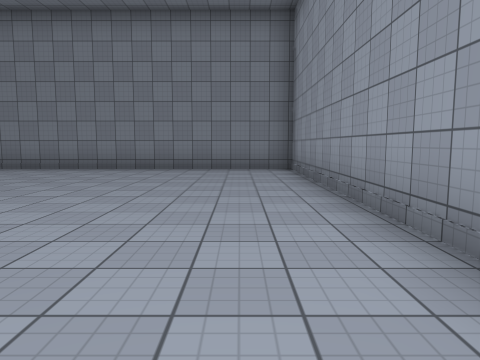
view 1 (above)

19 first-person views from a walk through a scene from a Unity 3-D project. The camera is 1.3 m above the floor, tilts 6° down and sees 70° across. The floor is counted in squares, 2 m on a side. Each view is taken from the middle of a square. On the plan, view 1 faces up. The plan holds only what a view shows up to about 10 squares ahead; the rest is blank. Some animated figures are left out. Surface patterns are stand-ins for the level's own textures.

view 2
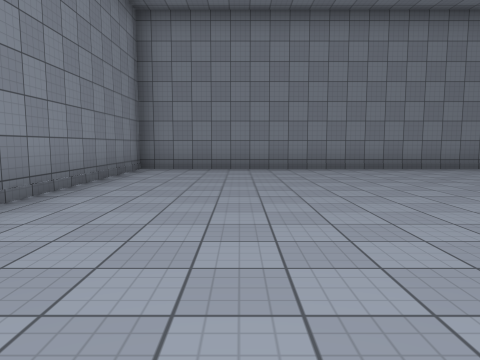

view 3
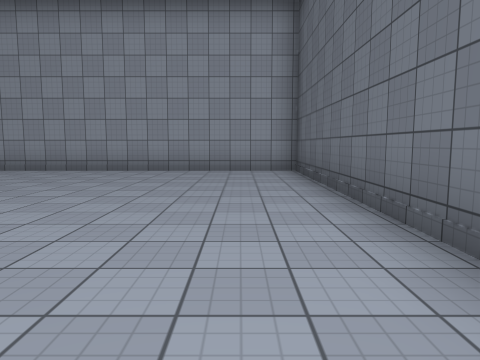

view 4
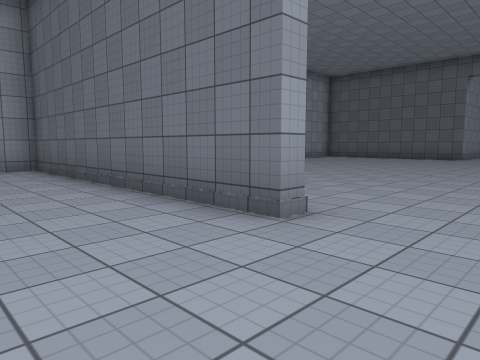

view 5
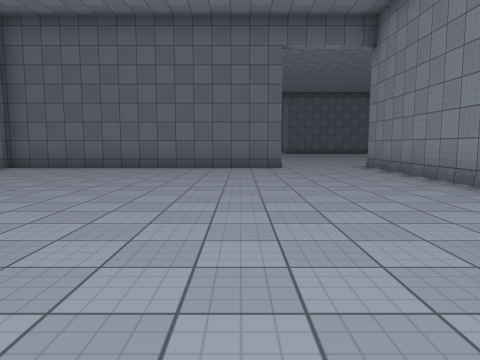

view 6
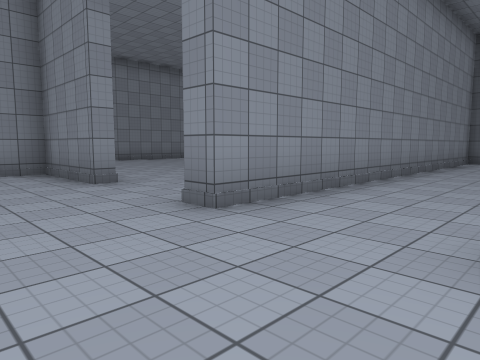

view 7
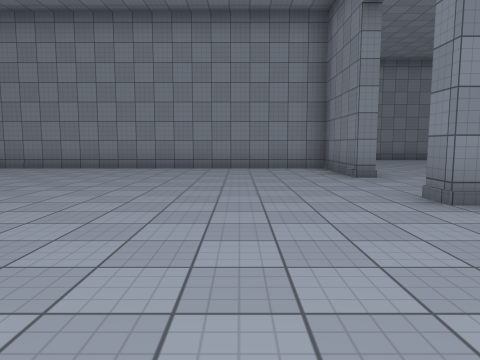

view 8
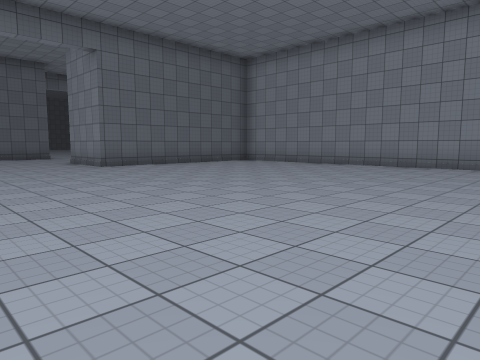

view 9
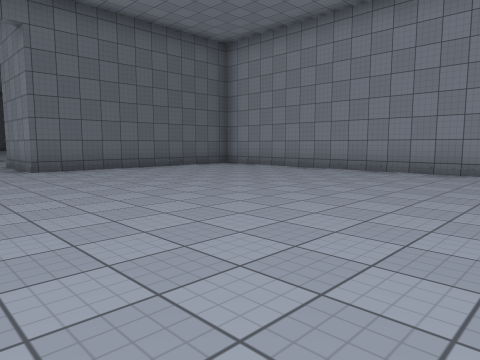

view 10
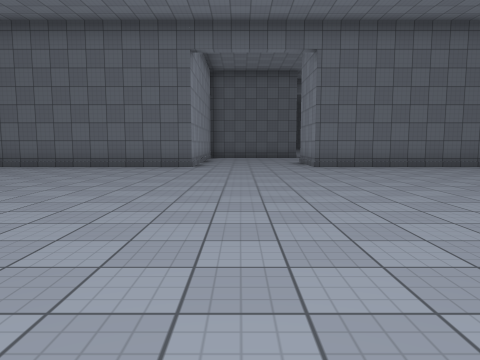

view 11
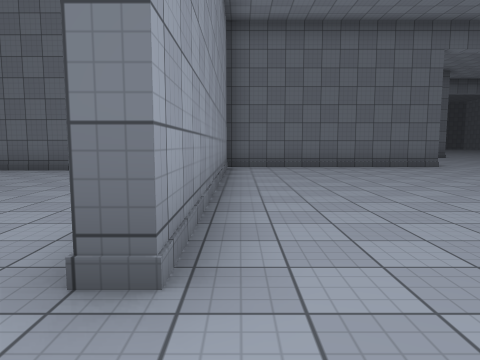

view 12
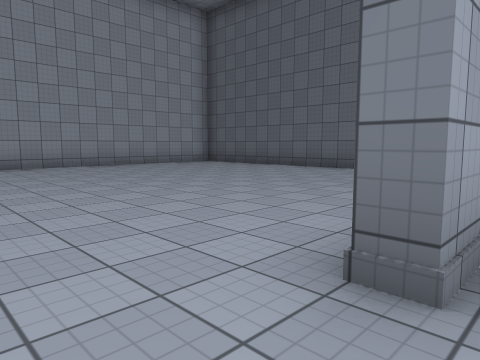

view 13
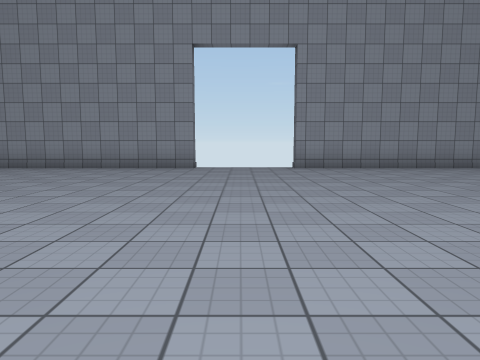

view 14
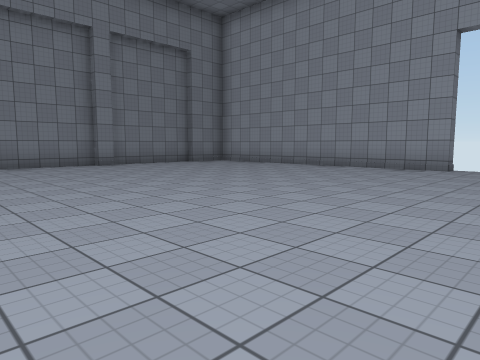

view 15
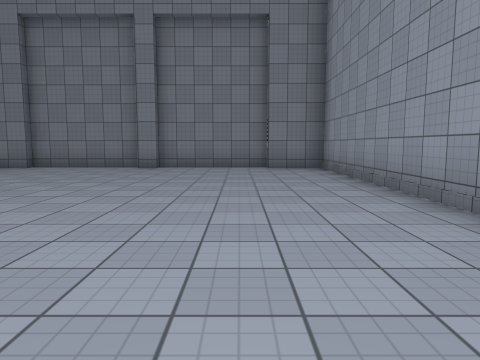

view 16
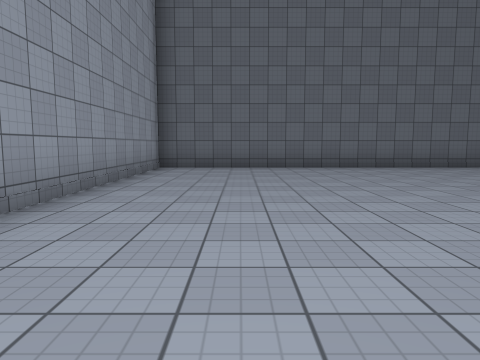

view 17
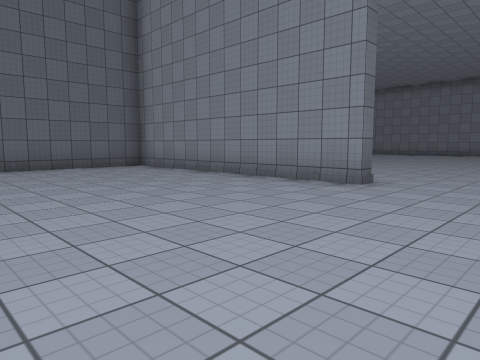

view 18
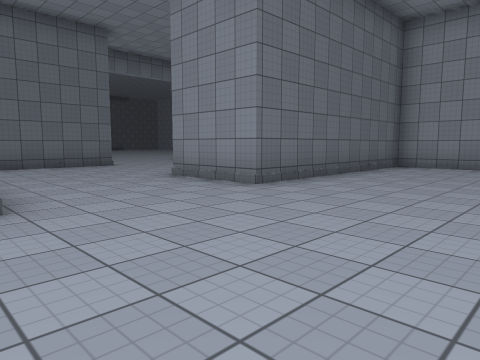

view 19
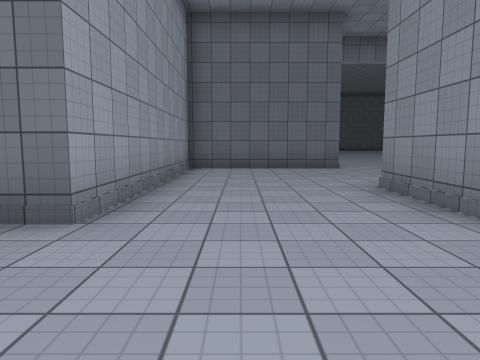

### Floor plan
Points are (right, up) in squares from view 1. A wall is a line through its corners. A room is listed if a view was taken in it or the views show most of it. See-through windows are left out.
Room 1 (views 1, 2, 3, 4, 5)
walls: (-6.1, -1.4) (1.4, -1.4) (1.4, 9) (-8.6, 9) (-8.6, -1.7)
ways out: opening at (-7.5, -1) to room 2
Room 2 (views 6, 7, 8, 9, 10, 11, 12, 13, 14, 15, 16, 17, 18, 19)
walls: (-6.1, -1.9) (-6.1, -1.4); (2.3, -13.5) (11.2, -13.5) (11.2, -5.5); (1.4, -14.4) (1.4, -6.5) (1.7, -6.5) (1.7, -13); (-8.6, -1.7) (-9.1, -1.7); (-11.6, -1.2) (-11.6, -1.7) (-14.1, -1.7) (-14.1, -14.7) (-8.1, -14.7) (-8.1, -17.1); (11.2, -2.9) (11.2, 5.2) (9.8, 5.2); (3.4, 5.2) (2.5, 5.2); (6.2, 5.5) (3.2, 5.5); (6.9, 5.2) (6.3, 5.2); (-8.7, -21.1) (-4.6, -21.1) (-4.6, -14.7) (1.4, -14.7); (9.9, 5.5) (6.8, 5.5)
ways out: opening at (-7.5, -1) to room 1; opening at (-10.5, -1); opening at (-8.7, -19)

Positions as (right, up) in squares from view 1, and headings:
1: (0, 0), facing up
2: (-6, 0), facing up
3: (-7, 0), facing right
4: (-8, 1), facing down-right
5: (-5, 8), facing down
6: (-6, -4), facing up-left
7: (-5, -4), facing left
8: (-4, -5), facing down-left
9: (-6, -6), facing down-left
10: (-6, -5), facing down
11: (1, -5), facing down
12: (1, -5), facing down-right
13: (2, -4), facing right
14: (2, -5), facing up-right
15: (9, -4), facing up
16: (9, -4), facing down
17: (7, -4), facing down-left
18: (-4, -11), facing down-left
19: (-6, -12), facing down
